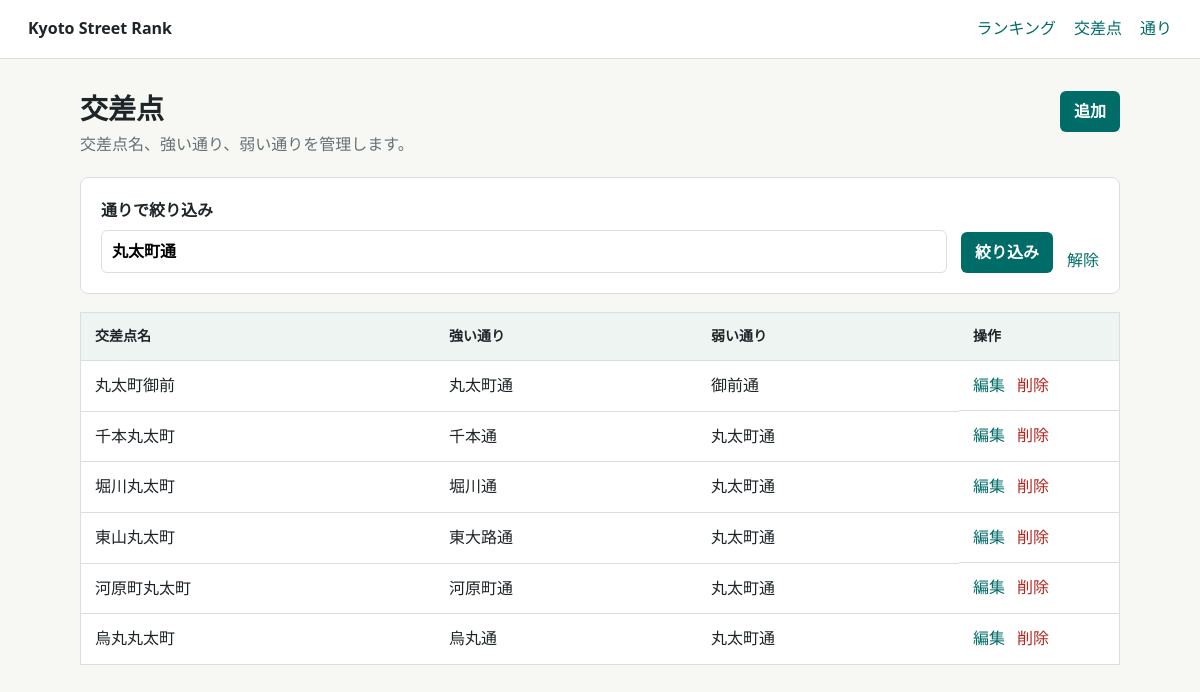
/intersections?street=丸太町通, run on the app's committed database.
### src/models.py (models this page shows)
class Intersection(db.Model):
    __tablename__ = "intersections"
    __table_args__ = (
        UniqueConstraint("name", name="uq_intersections_name"),
        UniqueConstraint("pair_key", name="uq_intersections_pair_key"),
        CheckConstraint("winner_street_id != loser_street_id", name="ck_different_streets"),
    )
    id = db.Column(db.Integer, primary_key=True)
    name = db.Column(db.String(120), nullable=False)
    pair_key = db.Column(db.String(80), nullable=False)
    winner_street_id = db.Column(db.Integer, db.ForeignKey("streets.id"), nullable=False)
    loser_street_id = db.Column(db.Integer, db.ForeignKey("streets.id"), nullable=False)
    winner = db.relationship("Street", foreign_keys=[winner_street_id])
    loser = db.relationship("Street", foreign_keys=[loser_street_id])

class Street(db.Model):
    __tablename__ = "streets"
    id = db.Column(db.Integer, primary_key=True)
    name = db.Column(db.String(120), nullable=False, unique=True)

### src/routes.py (the view)
    @app.route("/intersections")
    def intersections_index():
        selected_street = request.args.get("street", "").strip()
        intersections_query = Intersection.query
        if selected_street:
            winner = aliased(Street)
            loser = aliased(Street)
            intersections_query = (
                intersections_query.join(winner, Intersection.winner)
                .join(loser, Intersection.loser)
                .filter((winner.name == selected_street) | (loser.name == selected_street))
            )
        intersections = intersections_query.order_by(Intersection.name).all()
        return render_template(
            "intersections/index.html",
            intersections=intersections,
            street_names=list_street_names(),
            selected_street=selected_street,
        )

### src/services.py (called while the page is built)
def list_street_names():
    streets = Street.query.order_by(Street.name).all()
    return [street.name for street in streets]

### templates/intersections/index.html (shortened to what this page needs)
{% extends "base.html" %}
{% block content %}
  <div class="page-head">
    <div>
      <h1>交差点</h1>
      <p>交差点名、強い通り、弱い通りを管理します。</p>
    </div>
    <a class="button" href="{{ url_for('intersections_new', street=selected_street) if selected_street else url_for('intersections_new') }}">追加</a>
  </div>
  <form class="filter-bar" method="get">
    <label>
      通りで絞り込み
      <input name="street" list="street-options" value="{{ selected_street }}" placeholder="通り名を選択または入力">
    </label>
    <button class="button" type="submit">絞り込み</button>
    {% if selected_street %}
      <a href="{{ url_for('intersections_index') }}">解除</a>
    {% endif %}
  </form>
  {% if intersections %}
    <table>
      <thead>
        <tr>
          <th>交差点名</th>
          <th>強い通り</th>
          <th>弱い通り</th>
          <th class="actions">操作</th>
        </tr>
      </thead>
      <tbody>
        {% for intersection in intersections %}
          <tr>
            <td>{{ intersection.name }}</td>
            <td>{{ intersection.winner.name }}</td>
            <td>{{ intersection.loser.name }}</td>
            <td class="actions">
              <a href="{{ url_for('intersections_edit', intersection_id=intersection.id, street=selected_street) if selected_street else url_for('intersections_edit', intersection_id=intersection.id) }}">編集</a>
              <form method="post" action="{{ url_for('intersections_delete', intersection_id=intersection.id) }}">
                <button class="link-button" type="submit">削除</button>
              </form>
            </td>
          </tr>
        {% endfor %}
      </tbody>
    </table>
  {% else %}
    <section class="empty">
      <h2>{% if selected_street %}該当する交差点がありません{% else %}交差点がありません{% endif %}</h2>
      <p>{% if selected_street %}別の通りで絞り込むか、フィルタを解除してください。{% else %}交差点を追加すると通りも自動で登録されます。{% endif %}</p>
    </section>
  {% endif %}
{% endblock %}

### static/style.css (style rules this page uses)
:root { color-scheme: light; --text: #1e2528; --muted: #657175; --line: #d9e0e2; --bg: #f7f8f4; --surface: #ffffff; --accent: #006c67; --accent-dark: #004f4b; --danger: #b3261e; }
* { box-sizing: border-box; }
body { margin: 0; background: var(--bg); color: var(--text); font-family: system-ui, -apple-system, BlinkMacSystemFont, "Segoe UI", sans-serif; line-height: 1.6; }
a { color: var(--accent); text-decoration: none; }
.page-head { display: flex; align-items: flex-start; justify-content: space-between; gap: 24px; margin-bottom: 20px; }
h1 { margin: 0; font-size: 28px; line-height: 1.25; }
p { margin: 6px 0 0; color: var(--muted); }
.button, button { display: inline-flex; align-items: center; justify-content: center; min-height: 40px; padding: 8px 14px; border: 0; border-radius: 6px; background: var(--accent); color: #fff; font: inherit; font-weight: 700; cursor: pointer; }
table { width: 100%; border-collapse: collapse; background: var(--surface); border: 1px solid var(--line); }
th, td { padding: 12px 14px; border-bottom: 1px solid var(--line); text-align: left; }
th { background: #eef4f2; font-size: 14px; }
tr:last-child td { border-bottom: 0; }
.actions { width: 160px; white-space: nowrap; }
td.actions { display: flex; gap: 12px; align-items: center; }
td.actions form { margin: 0; }
.link-button { min-height: auto; padding: 0; background: transparent; color: var(--danger); font-weight: 400; }
.panel, .empty, .filter-bar { background: var(--surface); border: 1px solid var(--line); border-radius: 8px; padding: 20px; }
.filter-bar { display: grid; grid-template-columns: minmax(240px, 1fr) auto auto; align-items: end; gap: 14px; margin-bottom: 18px; }
label { display: grid; gap: 6px; font-weight: 700; }
input { width: 100%; min-height: 42px; padding: 8px 10px; border: 1px solid var(--line); border-radius: 6px; font: inherit; }

### data on the page
Intersection: name "丸太町御前", winner.name "丸太町通", loser.name "御前通"
Intersection: name "千本丸太町", winner.name "千本通", loser.name "丸太町通"
Intersection: name "堀川丸太町", winner.name "堀川通", loser.name "丸太町通"
Intersection: name "東山丸太町", winner.name "東大路通", loser.name "丸太町通"
Intersection: name "河原町丸太町", winner.name "河原町通", loser.name "丸太町通"
Intersection: name "烏丸丸太町", winner.name "烏丸通", loser.name "丸太町通"
